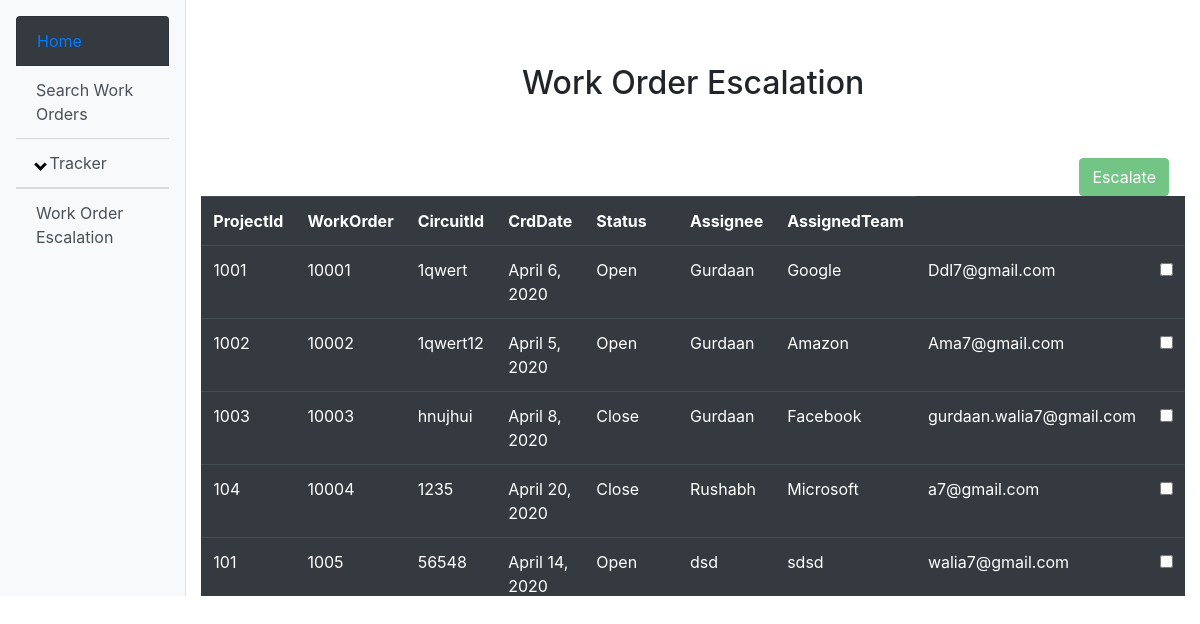
The app's page /Home/WorkOrderEscalation with its own data.
### WorkOrderEscalation/models.py (models this page shows)
class WorkOrderEscalation(models.Model):
    ProjectId = models.CharField(max_length=200)
    WorkOrder = models.CharField(max_length=200)
    CircuitId = models.CharField(max_length=200)
    CrdDate = models.DateField()
    Status = models.CharField(max_length=200)
    Assignee = models.CharField(max_length=200)
    AssignedTeam = models.CharField(max_length=200)
    AssignedTeamEmail = models.CharField(max_length=200, default='gurdaan.walia7@gmail.com')

### WorkOrderEscalation/views.py (the view)
# urls.py: path('', views.WorkOrderEscalate, name='WorkOrderEscalate'),
def WorkOrderEscalate(request):
   dict_teams = {}
   params=WorkOrderEscalation.objects.all()
   if request.method == 'POST':
      list_teams=request.POST.getlist('team')
      print(list_teams)
      dict_teams['Teams'] = list_teams
      return render(request,'OutlookEsc.html',dict_teams)
   else:
      return render(request,"WorkOrderEscalation.html",{'params':params})

### WorkOrderEscalation/templates/WorkOrderEscalation.html
{% extends 'Base.html' %}
{% block content %}
<html>
<body>
<form method="Post">{% csrf_token %}
<div align="center">
<h2>Work Order Escalation</h2>
</div>
<br>
<br>
<div align="right">
<button id="Escalate" type="submit" name='Escalate_Button 'class="btn btn-success mr-3" disabled>Escalate</button>
</div>
<div style="height: 400px; overflow: auto" scrollable>
<table class="table table-dark">
        <tr>
             <th> ProjectId</th>
             <th> WorkOrder</th>
             <th> CircuitId</th>
             <th> CrdDate</th>
             <th> Status</th>
             <th> Assignee</th>
             <th> AssignedTeam</th>
        </tr>
        {% for item in params %}
        <tr>
            <td>{{item.ProjectId}}</td>
            <td>{{item.WorkOrder}}</td>
            <td>{{item.CircuitId}}</td>
            <td>{{item.CrdDate}}</td>
            <td>{{item.Status}}</td>
            <td>{{item.Assignee}}</td>
            <td>{{item.AssignedTeam}}</td>
            <td>{{item.AssignedTeamEmail}}</td>
            <td><input type="checkbox"   name="team" value="{{item.AssignedTeam}}"  onchange="document.getElementById('Escalate').disabled = !this.checked;"/></td>
        </tr>
    {% endfor %}
</table>
</div>
</form>
</body>
</html>
{% endblock %}

### records on screen
WorkOrderEscalation: ProjectId "1001", WorkOrder "10001", CircuitId "1qwert", CrdDate "April 6, 2020", Status "Open", Assignee "Gurdaan", AssignedTeam "Google", AssignedTeamEmail "Ddl7@gmail.com"
WorkOrderEscalation: ProjectId "1002", WorkOrder "10002", CircuitId "1qwert12", CrdDate "April 5, 2020", Status "Open", Assignee "Gurdaan", AssignedTeam "Amazon", AssignedTeamEmail "Ama7@gmail.com"
WorkOrderEscalation: ProjectId "1003", WorkOrder "10003", CircuitId "hnujhui", CrdDate "April 8, 2020", Status "Close", Assignee "Gurdaan", AssignedTeam "Facebook", AssignedTeamEmail "gurdaan.walia7@gmail.com"
WorkOrderEscalation: ProjectId "104", WorkOrder "10004", CircuitId "1235", CrdDate "April 20, 2020", Status "Close", Assignee "Rushabh", AssignedTeam "Microsoft", AssignedTeamEmail "a7@gmail.com"
WorkOrderEscalation: ProjectId "101", WorkOrder "1005", CircuitId "56548", CrdDate "April 14, 2020", Status "Open", Assignee "dsd", AssignedTeam "sdsd", AssignedTeamEmail "walia7@gmail.com"
